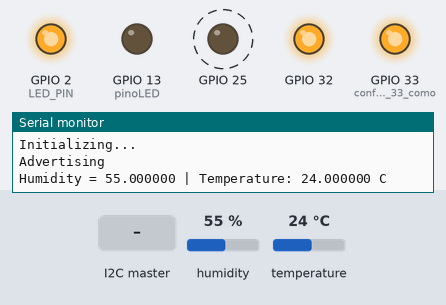
Recording of a program running on a simulated ESP32. On the bench: output pins drawn as LEDs (lit = HIGH), the last lines printed to the serial monitor. Dashed ring = blinking. The test bench sets the inputs (shaded band); at power-on: humidity 55 %, temperature 24 °C. Nothing arrives over Bluetooth unless stated; a phone connects over Bluetooth LE 3 s after start.

Above: at 1.2 s.
1.3 s: the I2C master sends the byte 0
At 2.8 s:
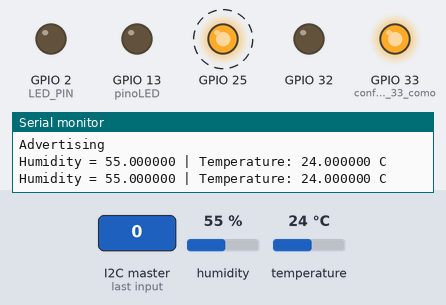
At 4.5 s:
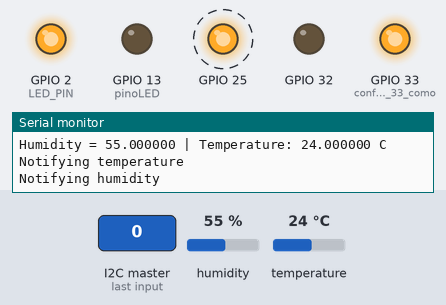
6.5 s: the I2C master sends the byte 1
At 8.9 s:
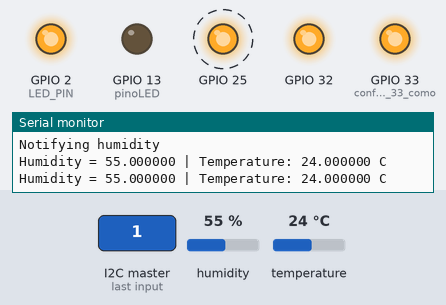
Timing chart, 0 to 18.5 s (numbered marks = the images above; inputs shaded):
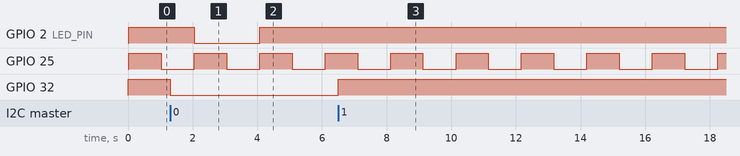

The program:

main.cpp
```cpp
/*******************************************************************************
   Título:      TCC  Engenharia Mecatrônica.

   Descrição:   C L P   ---  I H M

   Processador: ROBOCORE ESP32 Slave

   Geração Multifolhas


   Desenvolvido: MRPRO Tecnologia e Automação

   Autor: Tecnologo. Marcelo Rodrigues     Crea-SP 5070505617

   Data de Inicio: 02/09/2023       Versão:   2023.1.0


*******************************************************************************/
/* ============================================================================

                                       _
                                      / \
                                     |oo >
                                     _\=/_
                    ___         #   /  _  \   #
                   /<> \         \\//|/.\|\\//
                 _|_____|_        \/  \_/  \/
                | | === | |          |\ /|
                |_|  0  |_|          \_ _/
                 ||  0  ||           | | |
                 ||__*__||           | | |
                |* \___/ *|          []|[]
                /=\ /=\ /=\          | | |
________________[_]_[_]_[_]_________/_]_[_\___________________________________

============================================================================== */


// ========================================================================================================
// --- Bibliotecas Auxiliares ---


#include "Config_mcu.h"
#include "Config_Dht.h"
#include "Config_bluetooth.h"


void setup() {

 Config_mcu();

}

void loop() {

    Comunicacao_dht();
  Supervisionamento();

}
```

Config_Dht.h
```cpp
/********************************Função que configura Pinos do MCU**************************************

                                   configuração para placa ESP32

********************************************************************************************************/
/*******************************************************************************************************/
                                      /* Arquivos de inclusão */

#ifndef Config_Dht_h_
#define Config_Dht_h_


// ======================================================================================================
// --- Protótipo das Funções ---

     void Config_dht ();
void Comunicacao_dht ();


#endif
```

Config_bluetooth.h
```cpp
/********************************Função que configura Pinos do MCU**************************************

                                   configuração para placa ESP32

********************************************************************************************************/
/*******************************************************************************************************/
                                      /* Arquivos de inclusão */

#ifndef Config_Bluetooth_h_
#define Config_Bluetooth_h_


// ======================================================================================================
// --- Protótipo das Funções ---


#endif
```

Config_mcu.h
```cpp
/********************************Função que configura Pinos do MCU**************************************

                                   configuração para placa ESP32

********************************************************************************************************/
/*******************************************************************************************************/
                                      /* Arquivos de inclusão */

#ifndef Config_mcu_h_
#define Config_mcu_h_


// ======================================================================================================
// --- Protótipo das Funções ---

void Config_mcu();
void Supervisionamento();

#endif
```

Config_Bluetooth.cpp
```cpp
/************************************************************************************************************

                                      configurações Esp32
************************************************************************************************************/

                                   /* Arquivos de Bibliotecas */

 // ========================================================================================================
// --- Bibliotecas Auxiliares --- //
#include <Arduino.h>
#include <SPI.h>
#include <Wire.h>


#include "Config_mcu.h"
#include "Config_Bluetooth.h"
```

Config_Dht.cpp
```cpp
/************************************************************************************************************

                                      configurações Esp32
************************************************************************************************************/

                                   /* Arquivos de Bibliotecas */

 // ========================================================================================================
// --- Bibliotecas Auxiliares --- //

#include <BLEDevice.h>
#include <BLEServer.h>
#include <BLEUtils.h>
#include <BLE2902.h>
#include <Adafruit_BusIO_Register.h>
#include <Adafruit_BusIO_Register.h>
#include <Adafruit_Sensor.h>
#include <DHT.h>

#include "Config_mcu.h"


#define myAdress 0x07             // ESP32

//Declaracao das variaveis dos pinos dos sensores e botao

const int pinoLED   = 13;
const int pinoBotao =  4;
const int RelePin1  = 33;


const int pinoDHT   = 12;


//Criacao da instancia DHT, em funcao do pino do sensor e do tipo do DHT
DHT dht(pinoDHT, DHT11);


  float temperatura = 0;
  float umidade = 0;

// Pino onde está conectado o sensor DHT11/DHT22.
#define DHTPIN 12
// Tipo de módulo DHT em uso.
#define DHTTYPE DHT11
// De quanto em quanto tempo (ms) deve ser feita a leitura do sensor.
#define READ_INTERVAL 2000


// Pino onde está conectado o LED de status.
#define LED_PIN 2

// UUID do serviço que contém as características de temperatura e umidade.
#define SERVICE_UUID "c467ea89-16b0-4314-a6e7-9ef52dfcb489"
// UUID da característica de temperatura.
#define TEMPERATURE_UUID "c467ea89-16b0-4314-a6e7-9ef52dfcb499"
// UUID da característica de umidade.
#define HUMIDITY_UUID "c467ea89-16b0-4314-a6e7-9ef52dfcb589"

// O servidor BLE, ou seja, o periférico que estamos fornecendo (configurado em setup()).
BLEServer *server = NULL;
// Característica de temperatura (configurada em setup()).
BLECharacteristic *temperatureChar = NULL;
// Característica de umidade (configurada em setup()).
BLECharacteristic *humidityChar = NULL;


// ========================================================================================================
// --- variaveis

//Declaracao das variaveis dos pinos dos sensores e botao
const int pinoLDR   = 15;

//Declaracao das variaveis que receberao a leitura do botao e sensor de luz
int estadoBotao = 0;
int valorLDR = 0;

//Cria a variavel que salvara o estado atual do botao
byte flag = 0;


// Número de centrais atualmente contectadas ao periférico.
// É utilizado para piscar o LED de status quando não houver nenhuma central conectada
// e para otimizar o envio de notificações via BLE, apenas quando há alguma central conectada.
int devicesConnected = 0;

// Valor de millis() na última vez em que o estado do LED de status foi alterado.
int blinkMillis = 0;
// Valor de millis() na última vez em que foi feita a leitura do sensor DHT.
int readMillis = 0;

// Callbacks para conexão e desconexão de centrais.
class ServerCallbacks: public BLEServerCallbacks {

  // Chamado quando uma central se conecta ao periférico.
  void onConnect(BLEServer *s) {
    Serial.println("[+] Device connected");

    // Incrementa o número de dispositivos conectados.
    devicesConnected++;

    // Reinicia o advertising para que mais centrais possam descobrir o periférico e se conectar a ele.
	// Do contrário, apenas uma central conseguiria se conectar ao periférico.
    BLEDevice::startAdvertising();
  }

  // Chamado quando uma central se desconecta do periférico.
  void onDisconnect(BLEServer *s) {
    Serial.println("[-] Device disconnected");

    // Decrementa o número de dispositivos conectados.
    devicesConnected--;
  }
};


// ========================================================================================================
// --- variaveis da temperatura
byte byte1, byte2, byte3, byte4;
unsigned int aux_temp;


// ========================================================================================================
// --- variaveis da umidade
byte byte5, byte6, byte7, byte8;
unsigned int aux_umid;


void requestEvent_Dht()
{


  //envia o valor de temperatura

      Wire.write(byte1);                    // Envia os bytes do número antes da vírgua e depois da vírgula
      Wire.write(byte2);                      // temperatura
      Wire.write(byte3);
      Wire.write(byte4);
      Wire.write(byte5);                    // Envia os bytes do número antes da vírgua e depois da vírgula
      Wire.write(byte6);                    // umidade
      Wire.write(byte7);
      Wire.write(byte8);


}


void Config_dht ()
{


  //Abrimos uma comunicacao serial para imprimir dados no Monitor Serial
  Serial.begin(115200);


  //Inicializamos nosso sensor DHT11
  dht.begin();

Serial.println("Initializing...");


  // Configura o LED de status como saída.
  pinMode(LED_PIN, OUTPUT);


  // Inicializa o dispositivo Bluetooth Low Energy.
  // IMPORTANTE: O nome passado aqui não pode ser maior do que estes 5 caracteres, do contrário podem haver
  // problemas com o advertising do SERVICE_UUID, impedindo a conexão da central.
  // Este nome pode ser passado em branco, mas é útil termos um nome para debug utilizando o LightBlue ou nRF Connect.
  BLEDevice::init("ESP32");

  // Cria um server BLE (periférico).
  server = BLEDevice::createServer();
  // Configura o periférico para utilizar a classe de callbacks que definimos acima.
  server->setCallbacks(new ServerCallbacks());

  // Cria o service que irá encapsular nossas características de temperatura e umidade.
  BLEService *service = server->createService(SERVICE_UUID);

  // Adiciona a característica de temperatura.
  temperatureChar = service->createCharacteristic(
    TEMPERATURE_UUID, // UUID que nós definimos para a característica de temperatura.
    BLECharacteristic::PROPERTY_READ | // Indica que esta característica pode ser lida pela central.
    BLECharacteristic::PROPERTY_NOTIFY // Indica que a central pode assinar notificações sobre esta característica.
  );

  // Adiciona a característica de umidade.
  humidityChar = service->createCharacteristic(
    HUMIDITY_UUID, // UUID que nós definimos para a característica de umidade.
    BLECharacteristic::PROPERTY_READ | // Indica que esta característica pode ser lida pela central.
    BLECharacteristic::PROPERTY_NOTIFY // Indica que a central pode assinar notificações sobre esta característica.
  );

  // Configura as características para que sigam o padrão BLE2902.
  // Isto não é obrigatório, mas torna nosso periférico mais compatível.
  temperatureChar->addDescriptor(new BLE2902());
  humidityChar->addDescriptor(new BLE2902());

  // Torna nosso serviço disponível no periférico.
  service->start();

  // Obtém um advertising, que utilizaremos para divulgar nosso periférico e seu serviço para centrais próximas.
  BLEAdvertising *advertising = BLEDevice::getAdvertising();
  // Incluí o UUID do nosso serviço no advertisement, para que centrais possam filtrar seu scan com base nele.
  advertising->addServiceUUID(SERVICE_UUID);
  // Indica que não suportamos scan response.
  advertising->setScanResponse(false);
  // Configura o intervalo mínimo de advertisement, o valor 0x06 é compatível com a maioria dos dispositivos.
  advertising->setMinPreferred(0x06);

  // Começa o advertising do periférico, de modo que centrais próximas possam encontrá-lo.
  BLEDevice::startAdvertising();

  Serial.println("Advertising");


                 pinMode(33, OUTPUT);                // configura digital 33 como saida
          digitalWrite(33,   HIGH);                // pino configurado nivel baixo


  // configura o pino do botao como entrada com resistor de pullup interno
  pinMode(pinoBotao, INPUT_PULLUP);
      digitalWrite(pinoBotao, LOW);


  //Informa que o pino do LED eh saida e o pino botao eh entrada
        pinMode(pinoLED,   OUTPUT);
        digitalWrite(pinoLED, LOW);

}


// Valor mais recente de temperatura.
float lastTemperature = -999;
// Valor mais recente de umidade.
float lastHumidity = -999;

// Realiza a leitura do sensor DHT, valida as informações e transmite através do Bluetooth Low Energy
// caso os valores tenham mudado desde a última leitura e caso haja alguma central conectada ao periférico.
void sense()
{
  // Leitura do sensor DHT.
  float humidity = dht.readHumidity();
  float temperature = dht.readTemperature();

  // Validação do valor de umidade (returna NaN em caso de falha na leitura).
  if (isnan(humidity)) {
    Serial.println("Humidity reading failed!");
    return;
  }

  // Validação do valor de temperatura (returna NaN em caso de falha na leitura).
  if (isnan(temperature)) {
    Serial.println("Temperature reading failed!");
    return;
  }

  Serial.printf("Humidity = %f | Temperature: %f C \n", humidity, temperature);

  // Se houver uma central conectada e se a leitura de temperatura for diferente da leitura anterior.
  if (devicesConnected && (temperature != lastTemperature)) {
    Serial.println("Notifying temperature");

	// Armazena a nova leitura.
    lastTemperature = temperature;

    // Atualiza a característica de temperatura com o novo valor.
    temperatureChar->setValue(temperature);
	// Notifica as centrais conectadas de que o valor da característica de temperatura foi alterado.
    temperatureChar->notify();

    delay(3);
  }

  // Se houver uma central conectada e se a leitura de umidade for diferente da leitura anterior.
  if (devicesConnected && (humidity != lastHumidity)) {
    Serial.println("Notifying humidity");

	// Armazena a nova leitura.
    lastHumidity = humidity;

    // Atualiza a característica de umidade com o novo valor.
    humidityChar->setValue(humidity);
	// Notifica as centrais conectadas de que o valor da característica de umidade foi alterado.
    humidityChar->notify();

    delay(3);
  }
}


void Comunicacao_dht ()
{


     	//Criamos duas variaveis locais para armazenar a temperatura e a umidade lidas
    float temperatura = dht.readTemperature();
    float umidade = dht.readHumidity();


  // Chama a função sense() para efetuar a leitura do sensor a cada READ_INTERVAL (2 segundos por padrão).
  if (readMillis == 0 || (millis() - readMillis) >= READ_INTERVAL) {
    sense();
    readMillis = millis();
  }

  // Pisca o LED de status se não houver nenhuma central conectada.
  if (!devicesConnected) {
    if (blinkMillis == 0 || (millis() - blinkMillis) >= 1000) {
      digitalWrite(LED_PIN, !digitalRead(LED_PIN));
      blinkMillis = millis();
    }
  } else {
    // Mantém o LED de status sempre ligado quando há uma um mais centrais conectadas.
    digitalWrite(LED_PIN, HIGH);
  }

  aux_temp = (unsigned int) temperatura;  // aux = 46689, Pega somente a parte inteira da variável float (0 - 65536)
  byte2 = aux_temp;                          // byte2 = 0B01100001, pega apenas os primeros 8 bits
  byte1 = (aux_temp>>8);                     // byte1 = 0B10110110, pega os 8 ultimos bits

  // Ajustando o número depois da vírgula
  temperatura -= aux_temp;                // Deixa apenas o número depois da vírgula
  temperatura *= 10000;              // Multiplica por 10k para pegar 4 dígitos após a vírgula
  aux_temp = (unsigned int) temperatura;  // Pega somente o valor antes da vírgula
  byte4 = aux_temp;                          // byte2 = 0B00101110, pega apenas os primeros 8 bits
  byte3 = (aux_temp>>8);                     // byte1 = 0B00100010, pega os 8 ultimos bits


  aux_umid = (unsigned int) umidade;  // aux = 46689, Pega somente a parte inteira da variável float (0 - 65536)
  byte6 = aux_umid;                          // byte2 = 0B01100001, pega apenas os primeros 8 bits
  byte5 = (aux_umid>>8);                     // byte1 = 0B10110110, pega os 8 ultimos bits

  // Ajustando o número depois da vírgula
  umidade -= aux_umid;                     // Deixa apenas o número depois da vírgula
  umidade *= 10000;                         // Multiplica por 10k para pegar 4 dígitos após a vírgula
  aux_umid = (unsigned int) umidade;  // Pega somente o valor antes da vírgula
  byte8 = aux_umid;                          // byte2 = 0B00101110, pega apenas os primeros 8 bits
  byte7 = (aux_umid>>8);                     // byte1 = 0B00100010, pega os 8 ultimos bits

Wire.onRequest(requestEvent_Dht);
Wire.endTransmission();                          // pare de transmitir

}
```

Source omitted: Config_mcu.cpp (2270 bytes)

Measured:
- after the input at 1.3 s, GPIO 32: HIGH → LOW at once
- after the input at 6.5 s, GPIO 32: LOW → HIGH at once
- by itself, GPIO 25: alternates HIGH for 1.0 s and LOW for 1.0 s
